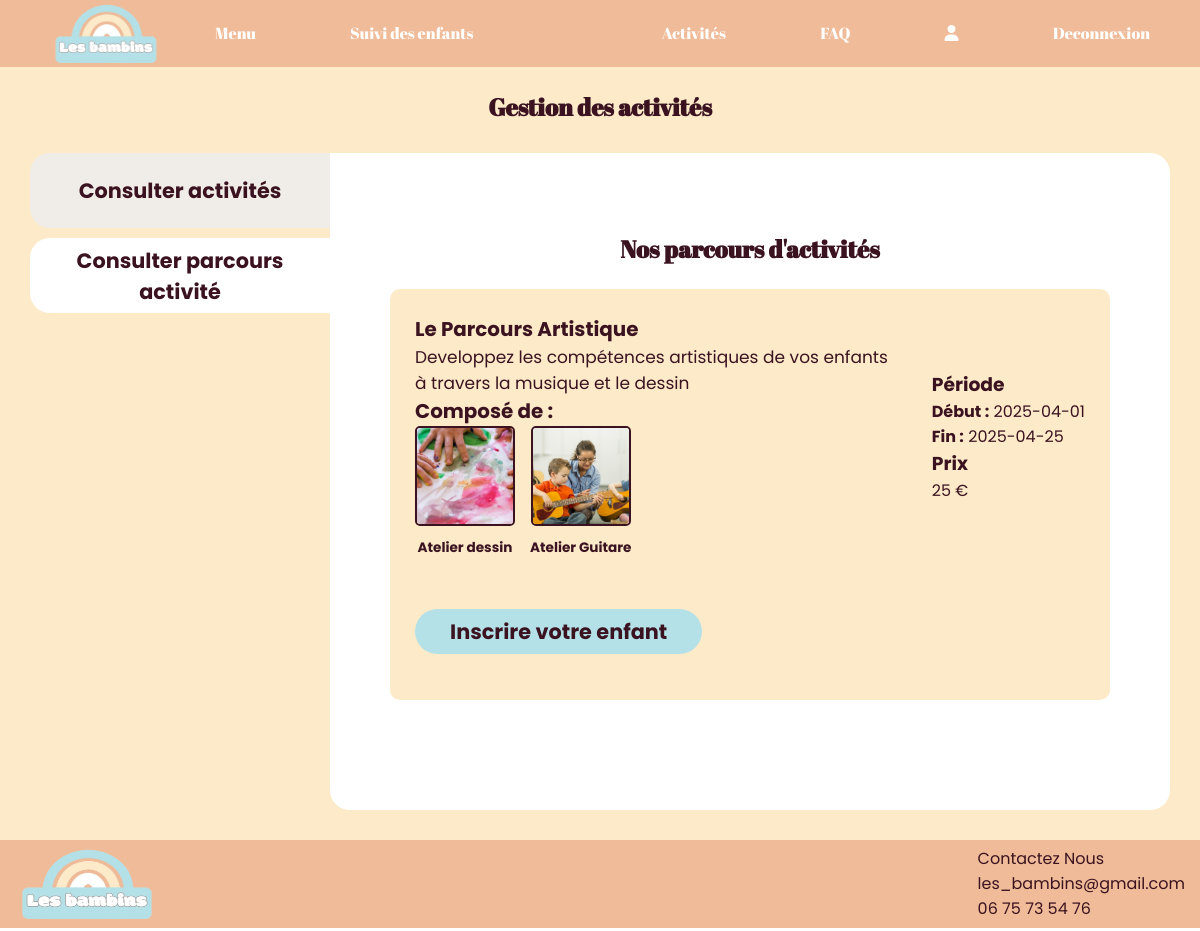
The page /index.php?controller=Parcours&action=ConsultParcours (signed in) on the database its author committed.
### tables this page shows
CREATE TABLE `parcours_activite` (
  `id_parcours` varchar(5) NOT NULL,
  `titre_parcours` varchar(55) NOT NULL,
  `prix_parcours` double NOT NULL,
  `description_parcours` text DEFAULT NULL,
  `nb_places_parcours` tinyint(4) NOT NULL,
  `date_debut_parcours` date NOT NULL,
  `date_fin_parcours` date NOT NULL,
  `created_at` datetime DEFAULT current_timestamp(),
  `updated_at` datetime DEFAULT current_timestamp() ON UPDATE current_timestamp()
);

CREATE TABLE `activite` (
  `id_activite` varchar(5) NOT NULL,
  `nom_activite` varchar(55) NOT NULL,
  `age_min_activite` int(2) NOT NULL,
  `age_max_activite` tinyint(2) NOT NULL,
  `type_activite` varchar(55) NOT NULL,
  `nb_places` tinyint(2) NOT NULL,
  `niveau_activite` enum('tous niveaux','debutant','intermediaire','avancé') DEFAULT 'tous niveaux',
  `prerequis` varchar(200) DEFAULT NULL,
  `tarif_activite` double NOT NULL,
  `description_activite` text NOT NULL,
  `img_activite` varchar(255) NOT NULL,
  `created_at` datetime DEFAULT current_timestamp(),
  `updated_at` datetime DEFAULT current_timestamp() ON UPDATE current_timestamp()
);

### app/core/Controller.php (called while the page is built, shortened)
<?php
Class Controller{
    public function view($view, $data=[]){
        extract($data);
        require_once ROOT_PATH."app/vues/$view.php";
        require_once ROOT_PATH."app/vues/layout.php";
    }
}
?>

### app/controllers/ParcoursController.php (called while the page is built, shortened)
<?php
require_once ROOT_PATH.'app/models/Parcours.php';
require_once ROOT_PATH.'app/models/Activity_Parcours.php';
require_once ROOT_PATH.'app/core/Controller.php';
class ParcoursController extends Controller{
    public function ConsultParcours($msg=null){
        $parcours = new Parcours;
        $allParcours = $parcours->GetAllParcours();
        $this->view('RP-consulter_parcours',['error' => $msg, 'allParcours'=>$allParcours]);
    }
}
?>

### index.php (called while the page is built, shortened)
<?php
require_once './app/core/router.php';
?>

### config/config.php (called while the page is built, shortened)
<?php
function connect_to_db(){
    $user = 'root';
    $host="127.0.0.1";
    $pwd='';
    $dbname="les_bambins";
    try{
        $bdd = new PDO("mysql:host=$host;port=3306;dbname=$dbname;charset=utf8", $user, $pwd, [
            PDO::ATTR_ERRMODE => PDO::ERRMODE_EXCEPTION
        ]);
        return $bdd;
    }catch(Exception $e){
        die('Erreur:'.$e->getMessage());
    }
}
?>

### app/models/Parcours.php (called while the page is built, shortened)
<?php
Class Parcours{
    private $db;
    function __construct()
    {
        $this->db = connect_to_db();
    }
    public function GetAllParcours(){
        $query = "SELECT * FROM PARCOURS_ACTIVITE";
        $stmt = $this->db->prepare($query);
        try{
            $stmt->execute();
            $parcours = $stmt->fetchAll(PDO::FETCH_ASSOC);
            return $parcours;
        }
        catch(Exception $e){
            var_dump($e->getMessage());
            return [];
        }
    }
}
?>

### app/models/Activity_Parcours.php (called while the page is built, shortened)
<?php
Class Activity_Parcours{
    private $db;
    function __construct()
    {
        $this->db = connect_to_db();
    }
    public function GetAllActiviteParcours($id_parcours){
        $query = "SELECT A.*
        FROM  ACTIVITE_PARCOURS AP INNER JOIN ACTIVITE A ON A.id_activite=AP.id_activite
        WHERE AP.id_parcours like :id_parcours";
        $stmt = $this->db->prepare($query);
        try{
            $stmt->execute([':id_parcours'=>$id_parcours]);
            $parcours = $stmt->fetchAll(PDO::FETCH_ASSOC);
            return $parcours;
        }
        catch(Exception $e){
                var_dump($e->getMessage());
        }
     }
}
?>

### app/vues/parcours-activites.php (the view)
<div class="container2">
    <?php if (!$_SESSION['auth']) { ?>
        <h2>Nos parcours d'activités</h2>
    <?php } ?>
    <?php if (isset($allParcours)) {
        $activitiy = new Activity_Parcours;
        foreach ($allParcours as $parcours) {
            $activities = $activitiy->GetAllActiviteParcours($parcours['id_parcours']);
    ?>
        <div class="activity">
            <div class="description">
                <h3><?= htmlspecialchars($parcours['titre_parcours']) ?></h3>
                <p><?= htmlspecialchars($parcours['description_parcours']) ?></p>
                <h3>Composé de :</h3>
                <div class="activities-inline">
                    <?php if (!empty($activities)) {
                        foreach ($activities as $activity) { ?>
                            <div class="activity-item-small">
                                <img src="<?= htmlspecialchars($activity['img_activite'] ?? 'default.jpg') ?>" alt="<?= htmlspecialchars($activity['nom_activite']) ?>" class="activity-img-small">
                                <p><?= htmlspecialchars($activity['nom_activite']) ?></p>
                            </div>
                        <?php }
                    } else { ?>
                        <p>Aucune activité trouvée pour ce parcours.</p>
                    <?php } ?>
                </div>
            </div>
            <div>
                <h3>Période</h3>
                <p><strong>Début :</strong> <?= htmlspecialchars($parcours['date_debut_parcours']) ?><br>
                   <strong>Fin :</strong> <?= htmlspecialchars($parcours['date_fin_parcours']) ?></p>
                <?php if (isset($_SESSION['user_id'])) {  ?>
                    <h3>Prix</h3>
                    <p><?= htmlspecialchars($parcours['prix_parcours']) ?> €</p>
                <?php } ?>
            </div>
            <?php if (isset($_SESSION['role']) && $_SESSION['role'] == "parent") { ?>
                <div class="btnActivite">
                    <a href="index.php?controller=RegParcours&action=inscrireEnfantParcours&id_parcours=<?= htmlspecialchars($parcours['id_parcours']) ?>">
                        <button type="button">Inscrire votre enfant</button>
                    </a>
                </div>
            <?php } ?>
        </div>
    <?php }
    } ?>
</div>

### public/CSS/index.css (style rules this page uses)
:root { --primary-color: #f0bb98; --btn-color: #b4e1e8; --hover-color: #efeeeed4; --form-color: #efeeee; --font-color: #fceac9; --text-color: #3b1320; --white-color:white; --blue-color:#b8e0e5; --green-color:#d4f5c9; --purple-color:#d9c2f2; }
* { box-sizing: border-box; font-family: "Poppins", serif; margin: 0; padding: 0; color: var(--text-color); }
a { text-decoration: none; }
.body { display: grid; min-height: 100vh; grid-template-areas: 'header ' 'main ' 'footer '; grid-template-rows: auto 1fr auto; }
button { background-color: var(--btn-color); padding: 7px 35px 7px; border: none; border-radius: 27px; margin: 1em auto; font-weight: bold; font-size: 1.3em; display: block; }
.container2 { width: 100%; max-width: 1100px; margin: 20px auto; padding: 20px; }
.activity { background-color: var(--font-color); padding: 25px; border-radius: 10px; margin-bottom: 30px; display: grid; grid-template-columns: auto auto; align-items: center; justify-content: space-between; gap: 30px; min-height: 200px; width: 100%; }
.description { flex-grow: 1; font-size: 17px; }
.activities-inline { display: flex; flex-wrap: wrap; gap: 15px; justify-content: flex-start; align-items: center; }
.activity-item-small { flex: 0 1 auto; max-width: 120px; text-align: center; }
.activity-img-small { width: 100px; height: 100px; border-radius: 5px; object-fit: cover; border: 2px solid var(--text-color); background-color: var(--font-color); }
.activity-item-small p { margin-top: 5px; font-size: 0.8em; font-weight: bold; }
h2 { font-family: "Abril Fatface", serif; font-size: 1.5em; color: var(--text-color); margin: 0; text-align: center; margin-bottom: 3vh; }
.btnActivite { display: flex; }

### rows shown on the page
parcours_activite: titre_parcours "Le Parcours Artistique", description_parcours "Developpez les compétences artistiques de vos enfants à travers la musique et le dessin", date_debut_parcours "2025-04-01", date_fin_parcours "2025-04-25", prix_parcours "25"
activite: img_activite (picture), nom_activite "Atelier dessin"
activite: img_activite (picture), nom_activite "Atelier Guitare"
